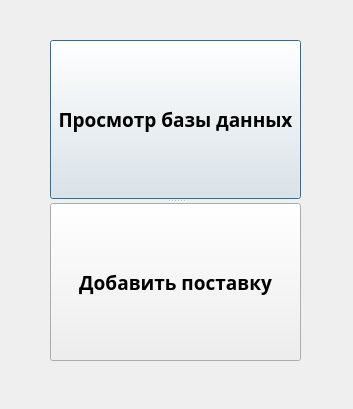
<?xml version="1.0" encoding="UTF-8"?>
<ui version="4.0">
 <class>Main</class>
 <widget class="QDialog" name="Main">
  <property name="geometry">
   <rect>
    <x>0</x>
    <y>0</y>
    <width>353</width>
    <height>409</height>
   </rect>
  </property>
  <property name="windowTitle">
   <string>Dialog</string>
  </property>
  <widget class="QSplitter" name="splitter">
   <property name="geometry">
    <rect>
     <x>50</x>
     <y>40</y>
     <width>251</width>
     <height>321</height>
    </rect>
   </property>
   <property name="orientation">
    <enum>Qt::Vertical</enum>
   </property>
   <widget class="QPushButton" name="pushButton">
    <property name="font">
     <font>
      <family>Yu Gothic UI Semibold</family>
      <pointsize>14</pointsize>
      <weight>75</weight>
      <bold>true</bold>
     </font>
    </property>
    <property name="text">
     <string>Просмотр базы данных</string>
    </property>
   </widget>
   <widget class="QPushButton" name="pushButton_5">
    <property name="font">
     <font>
      <family>Yu Gothic UI Semibold</family>
      <pointsize>14</pointsize>
      <weight>75</weight>
      <bold>true</bold>
     </font>
    </property>
    <property name="text">
     <string>Добавить поставку</string>
    </property>
   </widget>
  </widget>
 </widget>
 <resources/>
 <connections/>
</ui>
